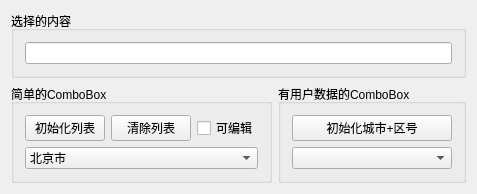
<?xml version="1.0" encoding="UTF-8"?>
<ui version="4.0">
 <class>Widget</class>
 <widget class="QWidget" name="Widget">
  <property name="geometry">
   <rect>
    <x>0</x>
    <y>0</y>
    <width>477</width>
    <height>186</height>
   </rect>
  </property>
  <property name="windowTitle">
   <string>Widget</string>
  </property>
  <layout class="QVBoxLayout" name="verticalLayout">
   <item>
    <widget class="QGroupBox" name="groupBox">
     <property name="title">
      <string>选择的内容</string>
     </property>
     <layout class="QVBoxLayout" name="verticalLayout_3">
      <item>
       <widget class="QLineEdit" name="lineEdit"/>
      </item>
     </layout>
    </widget>
   </item>
   <item>
    <layout class="QHBoxLayout" name="horizontalLayout">
     <item>
      <widget class="QGroupBox" name="groupBox_2">
       <property name="title">
        <string>简单的ComboBox</string>
       </property>
       <layout class="QGridLayout" name="gridLayout">
        <item row="0" column="0">
         <widget class="QPushButton" name="btnIniItems">
          <property name="text">
           <string>初始化列表</string>
          </property>
         </widget>
        </item>
        <item row="0" column="1">
         <widget class="QPushButton" name="btnClearItems">
          <property name="text">
           <string>清除列表</string>
          </property>
         </widget>
        </item>
        <item row="0" column="2">
         <widget class="QCheckBox" name="chkBoxEditable">
          <property name="text">
           <string>可编辑</string>
          </property>
         </widget>
        </item>
        <item row="1" column="0" colspan="3">
         <widget class="QComboBox" name="comboBox">
          <item>
           <property name="text">
            <string>北京市</string>
           </property>
          </item>
          <item>
           <property name="text">
            <string>上海市</string>
           </property>
          </item>
         </widget>
        </item>
       </layout>
      </widget>
     </item>
     <item>
      <widget class="QGroupBox" name="groupBox_3">
       <property name="title">
        <string>有用户数据的ComboBox</string>
       </property>
       <layout class="QVBoxLayout" name="verticalLayout_2">
        <item>
         <widget class="QPushButton" name="btnIni2">
          <property name="text">
           <string>初始化城市+区号</string>
          </property>
         </widget>
        </item>
        <item>
         <widget class="QComboBox" name="comboBox_2"/>
        </item>
       </layout>
      </widget>
     </item>
    </layout>
   </item>
  </layout>
 </widget>
 <layoutdefault spacing="6" margin="11"/>
 <resources/>
 <connections/>
</ui>
